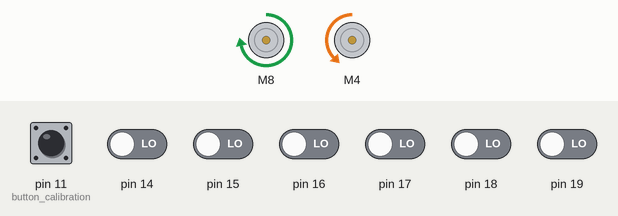
A sketch run on a simulated Arduino Uno, built with avr-gcc and run on an emulated ATmega328P. On the bench: 2 × DC motor (green arrow = forward, orange = backward, longer = faster). Inputs (shaded band) come from the test bench; at power-on: pin 11 (button_calibration) HIGH, pin 14–19 LOW.

Above: at 8.2 s.
8.3 s: pin 14 driven HIGH
At 9.5 s:
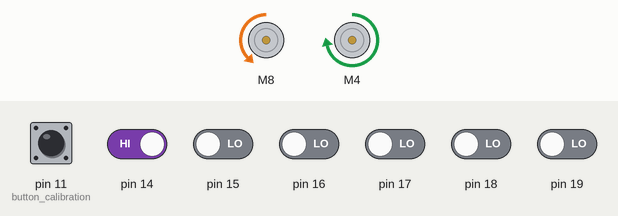
9.8 s: pin 17 driven HIGH
At 10.9 s:
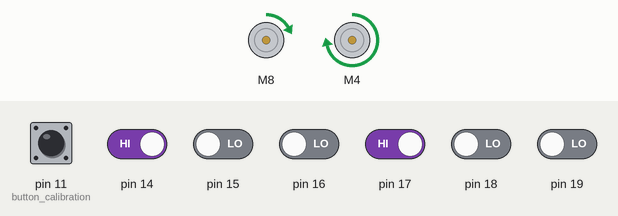
11.3 s: pin 18 driven HIGH
At 12.0 s:
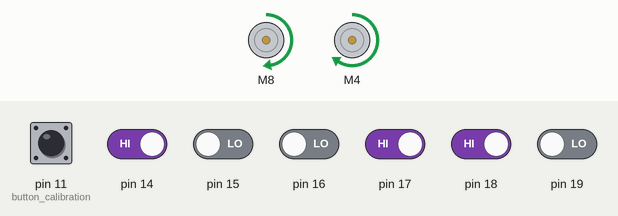
12.8 s: pin 15 driven HIGH
At 13.2 s:
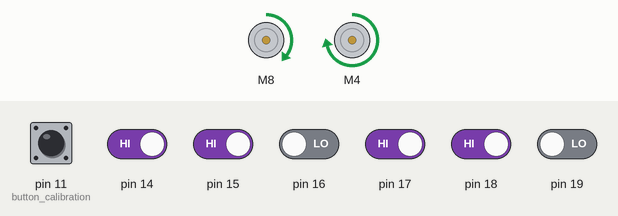
14.3 s: pin 19 driven HIGH
At 15.5 s:
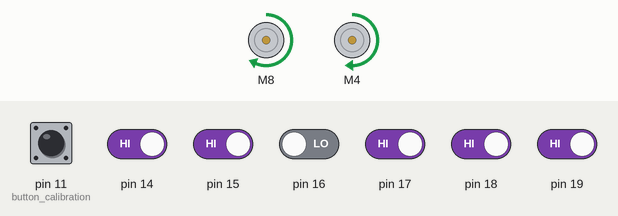
15.8 s: pin 16 driven HIGH
At 16.7 s:
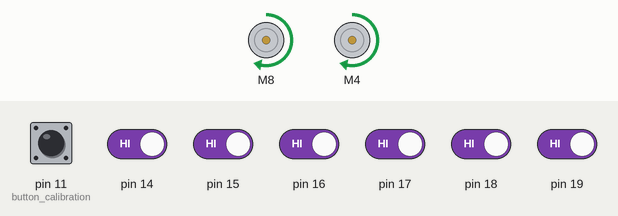
Timing chart, 0 to 18.3 s (numbered marks = the images above; inputs shaded):
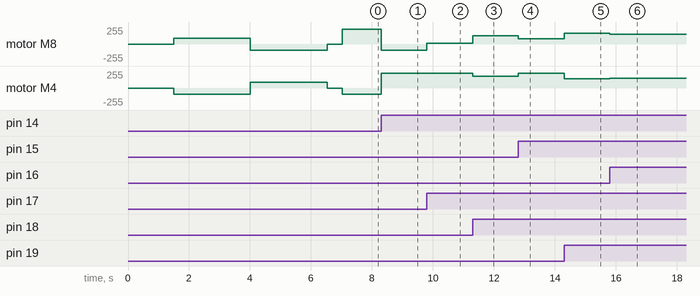

The sketch:

LF.ino
```cpp
#include <QTRSensors.h>
#include <SparkFun_TB6612.h>

#define PWMB 3
#define BIN2 5
#define BIN1 4
#define STBY 6
#define AIN1 8
#define AIN2 7
#define PWMA 9

//PID
float Kp = 0.1398;//0.1398; //0.1398
float Ki = 0.0000;
float Kd = 0.01252;//0.01252; //0.01195

//BUTTON
int button_calibration = 11;

//SPEED
const uint8_t maxspeedA = 220 ;  //150;
const uint8_t maxspeedB = 220 ; //150;
const uint8_t basespeedA =150 ;   //100;
const uint8_t basespeedB =150 ;   //100;

const int offsetA = 1;
const int offsetB = 1;

Motor motor1 = Motor(AIN1, AIN2, PWMA, offsetA, STBY);
Motor motor2 = Motor(BIN1, BIN2, PWMB, offsetB, STBY);

QTRSensors qtr;
const uint8_t SensorCount = 6;
uint16_t sensorValues[SensorCount];

int lasterror = 0;
int I = 0; // Integration term for PID

void setup() {
  pinMode(PWMB, OUTPUT);
  pinMode(PWMA, OUTPUT);
  pinMode(BIN1, OUTPUT);
  pinMode(BIN2, OUTPUT);
  pinMode(AIN1, OUTPUT);
  pinMode(AIN2, OUTPUT);
  pinMode(STBY, OUTPUT);
  pinMode(button_calibration, INPUT);

  qtr.setTypeRC();
  qtr.setSensorPins((const uint8_t[]){19, 18, 17, 16, 15,14}, SensorCount);

  digitalWrite(LED_BUILTIN, HIGH);
  delay(100);
  digitalWrite(LED_BUILTIN, LOW);
  delay(100);
  digitalWrite(LED_BUILTIN, HIGH);
  delay(1000);
  digitalWrite(LED_BUILTIN, LOW);

  while (digitalRead(button_calibration) == LOW) {
    // Wait until calibration button is pressed
  }
  delay(300);

  digitalWrite(LED_BUILTIN, HIGH); // turn on Arduino's LED
  for (uint16_t i = 0; i < 100; i++) {
    motor1.drive(90);
    motor2.drive(-90);
    qtr.calibrate();
  }
  for (uint16_t i = 0; i <= 100; i++) {
    motor1.drive(-90);
    motor2.drive(90);
    qtr.calibrate();
  }
  digitalWrite(LED_BUILTIN, LOW); // turn off Arduino's LED

  motor1.brake();
  motor2.brake();
  delay(200);

  // Wait until calibration button is released
  while (digitalRead(button_calibration) == LOW) {
    // Do nothing
  }
  delay(300);
}

void PID_Control() {
  uint16_t position = qtr.readLineBlack(sensorValues);
  int error = 2500 - position;
  int P = error;
  I += error; // Accumulate error over time
  int D = error - lasterror;
  lasterror = error;

  int motorspeed = P * Kp + I * Ki + D * Kd;

  int motorspeedA = basespeedA + motorspeed;
  int motorspeedB = basespeedB - motorspeed;

  if (motorspeedA > maxspeedA) {
    motorspeedA = maxspeedA;
  }
  if (motorspeedB > maxspeedB) {
    motorspeedB = maxspeedB;
  }
  if (motorspeedA < 0) {
    motorspeedA = -90;
  }
  if (motorspeedB < 0) {
    motorspeedB = -90;
  }

  mspeed(motorspeedA, motorspeedB);
}

void mspeed(int posa, int posb) {
  motor1.drive(posa);
  motor2.drive(posb);
}

void loop() {

  PID_Control();
}
```

Measured:
- after the input at 8.3 s, motor M8: forward 220/255 → backward 90/255 at once; motor M4: backward 90/255 → forward 220/255 at once
- after the input at 9.8 s, motor M8: backward 90/255 → forward 11/255 at once
- after the input at 11.3 s, motor M8: forward 11/255 → forward 127/255 at once; motor M4: forward 220/255 → forward 173/255 at once
- after the input at 12.8 s, motor M8: forward 127/255 → forward 81/255 at once; motor M4: forward 173/255 → forward 219/255 at once
- after the input at 14.3 s, motor M8: forward 81/255 → forward 163/255 at once; motor M4: forward 219/255 → forward 137/255 at once
- after the input at 15.8 s, motor M8: forward 163/255 → forward 150/255 at once; motor M4: forward 137/255 → forward 150/255 at once
